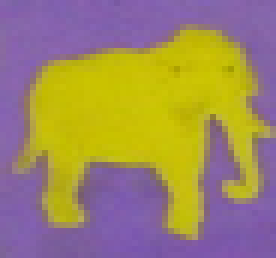
//> input picture GeneralizedHoughTransform/template_elephant.png, 46 x 43 px (shown 6 times larger)
$ ./main   (built with g++ and OpenCV 4)
//> lines starting //> are read from the running program, lines starting //| are printed output that depends on the picture; after the words box and inside, x2 and y2 are one past the last pixel; in counts of white or black regions, pixels touching at a corner belong together; pictures that were not available may be replaced by others from this repository, and a replacement may not be noted
### GeneralizedHoughTransform/util.hpp
#pragma once
#include <cmath>
#include <opencv2\core\core.hpp>

const double PI = 4.0*std::atan(1.0);

cv::Mat gradientY(const cv::Mat &src);
cv::Mat gradientX(const cv::Mat &src);
cv::Mat gradientDirection(const cv::Mat& src);
void invertIntensities(const cv::Mat& src, cv::Mat& dst);
float gradientDirection(const cv::Mat& src, int x, int y);
float fastsqrt(float val);
int rad2SliceIndex(double angle, int nSlices);

### GeneralizedHoughTransform/GeneralizedHoughTransform.hpp
#pragma once
#include <vector>
#include <opencv2/core/core.hpp>

struct GHTPoint
{
	double phi;
	double s;
	cv::Point y;
	double hits;
};

class GeneralHoughTransform
{

protected:
	std::vector< std::vector<cv::Vec2f> > m_RTable;
	cv::Vec2f m_origin;
	cv::Mat m_templateImage;
	cv::Mat m_grayTemplateImage;
	cv::Mat m_template;
	int m_nScales;
	int m_nRotations;
	int m_nSlices;
	int m_cannyThreshold1;
	int m_cannyThreshold2;
	double m_minPositivesDistance;
	double m_deltaRotationAngle;
	double m_minRotationAngle;
	double m_maxRotationAngle;
	double m_deltaScaleRatio;
	double m_minScaleRatio;
	double m_maxScaleRatio;

private:
	void createRTable();
	void findOrigin();
	std::vector< std::vector<cv::Vec2f> > scaleRTable(const std::vector< std::vector<cv::Vec2f> >& RTable, double ratio);
	std::vector< std::vector<cv::Vec2f> > rotateRTable(const std::vector< std::vector<cv::Vec2f> >& RTable, double angle);
	void showRTable(std::vector< std::vector<cv::Vec2f> > RTable);

public:
	GeneralHoughTransform(const cv::Mat& templateImage);
	void accumulate(const cv::Mat& image);
	void drawTemplate(cv::Mat& image, GHTPoint params);
	std::vector<GHTPoint> findTemplates(std::vector< std::vector< cv::Mat > >& accum, int threshold);
	void setTemplate(const cv::Mat& templateImage);

};

### GeneralizedHoughTransform/util.cpp
#include <opencv2/imgproc/imgproc.hpp>
#include <opencv2/highgui/highgui.hpp>
#include <cmath>
#include <iostream>

#include "util.hpp"

using namespace cv;
using namespace std;

int rad2SliceIndex(double angle, int nSlices)
{
	double a = (angle > 0) ? (fmodf(angle, 2 * PI)) : (fmodf(angle + 2 * PI, 2 * PI));
	return floor(a / (2 * PI / nSlices + 0.00000001));
}

// [42 lines left out: functions gradientY, gradientX, gradientDirection, not called in this run]

Mat gradientDirection(const Mat& src)
{
	Mat dst(src.size(), CV_64F);
	//	Mat gradX = gradientX(src);
	//	Mat gradY = gradientY(src);
	Mat gradX(src.size(), CV_64F);
	Sobel(src, gradX, CV_64F, 1, 0, 5);
	Mat gradY(src.size(), CV_64F);
	Sobel(src, gradY, CV_64F, 0, 1, 5);
	double t;
	for (int y = 0; y < gradX.rows; y++)
	{
		for (int x = 0; x<gradX.cols; x++)
		{
			t = atan2(gradY.at<double>(y, x), gradX.at<double>(y, x));
			dst.at<double>(y, x) = (t == 180) ? 0 : t;
		}
	}
	return dst;
}

// [19 lines left out: functions invertIntensities, fastsqrt, not called in this run]

### GeneralizedHoughTransform/GeneralizedHoughTransform.cpp
#include <opencv2/imgproc/imgproc.hpp>
#include <opencv2/highgui/highgui.hpp>
#include <iostream> // For debugging

#include "GeneralizedHoughTransform.hpp"
#include "util.hpp"

using namespace cv;
using namespace std;

GeneralHoughTransform::GeneralHoughTransform(const Mat& templateImage)
{
	/* Parameters to set */
	m_cannyThreshold1 = 60;
	m_cannyThreshold2 = 100;
	m_deltaScaleRatio = 0.01;
	m_minScaleRatio = 1.5;
	m_maxScaleRatio = 1.5;
	m_deltaRotationAngle = PI / 48;
	m_minRotationAngle = .5;
	m_maxRotationAngle = .5;

	/* Computed attributes */
	m_nRotations = (m_maxRotationAngle - m_minRotationAngle) / m_deltaRotationAngle + 1;
	m_nSlices = (2.0*PI) / m_deltaRotationAngle;
	m_nScales = (m_maxScaleRatio - m_minScaleRatio) / m_deltaScaleRatio + 1;

	setTemplate(templateImage);
}

void GeneralHoughTransform::setTemplate(const Mat& templateImage)
{
	templateImage.copyTo(m_templateImage);
	findOrigin();
	cvtColor(m_templateImage, m_grayTemplateImage, CV_BGR2GRAY);
	m_grayTemplateImage.convertTo(m_grayTemplateImage, CV_8UC1);
	m_template = Mat(m_grayTemplateImage.size(), CV_8UC1);
	blur(m_grayTemplateImage, m_template, Size(3, 3));
	Canny(m_template, m_template, m_cannyThreshold1, m_cannyThreshold2);
	createRTable();
}

void GeneralHoughTransform::findOrigin()
{
	m_origin = Vec2f(m_templateImage.cols / 2, m_templateImage.rows / 2); // By default, the origin is at the center
}

void GeneralHoughTransform::createRTable()
{
	int iSlice;
	double phi;

	Mat direction = gradientDirection(m_template);
	imshow("debug - template", m_template);
	imshow("debug - positive directions", direction);

	m_RTable.clear();
	m_RTable.resize(m_nSlices);
	for (auto y = 0; y<m_template.rows; ++y)
	{
		uchar *templateRow = m_template.ptr<uchar>(y);
		double *directionRow = direction.ptr<double>(y);
		for (auto x = 0; x<m_template.cols; ++x)
		{
			if (templateRow[x] == 255)
			{
				phi = directionRow[x]; // gradient direction in radians in [-PI;PI]
				iSlice = rad2SliceIndex(phi, m_nSlices);
				m_RTable[iSlice].push_back(Vec2f(m_origin[0] - x, m_origin[1] - y));
			}
		}
	}
}

vector<vector<Vec2f>> GeneralHoughTransform::scaleRTable(const vector< vector<Vec2f> >& RTable, double ratio)
{
	vector<vector<Vec2f>> RTableScaled(RTable.size());
	for (auto iSlice = 0u; iSlice<RTable.size(); ++iSlice)
	{
		for (auto r : RTable[iSlice])
		{
			RTableScaled[iSlice].push_back(Vec2f(ratio*r[0], r[1]));
		}
	}
	return RTableScaled;
}

vector<vector<Vec2f>> GeneralHoughTransform::rotateRTable(const vector<vector<Vec2f>>& RTable, double angle)
{
	vector< vector<Vec2f> > RTableRotated(RTable.size());
	double c = cos(angle);
	double s = sin(angle);
	int iSliceRotated;
	for (auto iSlice = 0u; iSlice<RTable.size(); ++iSlice)
	{
		iSliceRotated = rad2SliceIndex(iSlice*m_deltaRotationAngle + angle, m_nSlices);
		for (auto r : RTable[iSlice])
		{
			RTableRotated[iSliceRotated].push_back(Vec2f(c*r[0] - s*r[1], s*r[0] + c*r[1]));
		}
	}
	return RTableRotated;
}

// [15 lines left out: function showRTable, not called in this run]

void GeneralHoughTransform::accumulate(const Mat& image)
{
	// Canny edge for image
	Mat grayImage(image.size(), CV_8UC1), edges(image.size(), CV_8UC1);
	cvtColor(image, edges, CV_BGR2GRAY);
	blur(edges, edges, Size(3, 3));
	Canny(edges, edges, m_cannyThreshold1, m_cannyThreshold2);
	Mat direction = gradientDirection(edges);

	imshow("debug - src edges", edges);
	imshow("debug - src edges gradient direction", direction);

	int X = image.cols;
	int Y = image.rows;
	int S = ceil((m_maxScaleRatio - m_minScaleRatio) / m_deltaScaleRatio) + 1; // Scale Slices Number
	int R = ceil((m_maxRotationAngle - m_minRotationAngle) / m_deltaRotationAngle) + 1; // Rotation Slices Number

	Mat out(image.size(), image.type());
	image.copyTo(out);

	vector<vector<Mat>> accum(R, vector<Mat>(S, Mat::zeros(Size(X, Y), CV_64F)));
	vector<vector<Vec2f>> RTableRotated(m_RTable.size()), RTableScaled(m_RTable.size());
	Mat showAccum(Size(X, Y), CV_8UC1);
	vector<GHTPoint> points;

	for (double angle = m_minRotationAngle; angle <= m_maxRotationAngle + 0.0001; angle += m_deltaRotationAngle)
	{
		double max = 0;
		GHTPoint point;
		auto iRotationSlice = round((angle - m_minRotationAngle) / m_deltaRotationAngle);
		cout << "Rotation Angle\t: " << angle / PI * 180 << "°" << endl;
		RTableRotated = rotateRTable(m_RTable, angle);
		for (double ratio = m_minScaleRatio; ratio <= m_maxScaleRatio + 0.0001; ratio += m_deltaScaleRatio)
		{
			auto iScaleSlice = round((ratio - m_minScaleRatio) / m_deltaScaleRatio);
			cout << "|- Scale Ratio\t: " << ratio * 100 << "%" << endl;
			RTableScaled = scaleRTable(RTableRotated, ratio);
			accum[iRotationSlice][iScaleSlice] = Mat::zeros(Size(X, Y), CV_64F);
			for (auto y = 0; y<image.rows; ++y)
			{
				for (auto x = 0; x<image.cols; ++x)
				{
					auto phi = direction.at<double>(y, x);
					if (phi != 0.0)
					{
						auto iSlice = rad2SliceIndex(phi, m_nSlices);

						// For each r related to this angle-slice
						for (auto r : RTableScaled[iSlice])
						{
							// We compute x+r, the supposed template origin position
							auto ix = x + round(r[0]);
							auto iy = y + round(r[1]);

							// If it's between the image boundaries
							if (ix >= 0 && ix < image.cols && iy >= 0 && iy < image.rows)
							{
								// Icrement the accum
								if (++accum[iRotationSlice][iScaleSlice].at<double>(iy, ix) >= max)
								{
									// If far away enough from detected points
									bool ok = true;
									//cout << "[" << ix << ", " << iy << "]" << ", hits: " << point.hits;
									for (auto oldPoint : points)
									{
										auto oldX = oldPoint.y.x;
										auto oldY = oldPoint.y.y;
										auto distance = sqrt(pow(oldX - ix, 2) + pow(oldY - iy, 2));
										if (distance < m_templateImage.cols/4)
										{
											ok = false;
											//cout << " NOT far enough away from " << oldPoint.y << " REJECT" << endl;
											break;
										}
									}
									if (ok)
									{
										//cout << " far enough away OK" <<endl;
										max = accum[iRotationSlice][iScaleSlice].at<double>(iy, ix);
										point.phi = angle;
										point.s = ratio;
										point.y.y = iy;
										point.y.x = ix;
										point.hits = accum[iRotationSlice][iScaleSlice].at<double>(iy, ix);
									}
								}
							}
						}
					}
				}
			}
			/* Pushing back the best point for each transformation (uncomment line 159 : "max = 0") */
			points.push_back(point);
			// Draw on out image
			drawTemplate(out, point);
			imshow("debug - output", out);
			/* Transformation accumulation visualisation */
			normalize(accum[iRotationSlice][iScaleSlice], showAccum, 0, 255, NORM_MINMAX, CV_8UC1); // To see each transformation accumulation (uncomment line 159 : "max = 0")
																									// normalize(totalAccum, showAccum, 0, 255, NORM_MINMAX, CV_8UC1); // To see the cumulated accumulation (comment line 159 : "max = 0")
			imshow("debug - accum", showAccum);
			waitKey(0);
		}
	}
}

// [8 lines left out: function findTemplates, not called in this run]

void GeneralHoughTransform::drawTemplate(Mat& image, GHTPoint params)
{
	cout << params.y << " scale: " << params.s << ", rotation: " << params.phi / PI * 180 << "°, hits: " << params.hits << endl;
	double c = cos(params.phi);
	double s = sin(params.phi);
	int x(0), y(0), relx(0), rely(0);

	cv::Rect rect{ params.y.x - static_cast<int>((m_templateImage.rows/2)*m_maxScaleRatio), params.y.y - static_cast<int>((m_templateImage.cols/2)*m_maxScaleRatio), static_cast<int>(m_templateImage.rows*m_maxScaleRatio), static_cast<int>(m_templateImage.cols * m_maxScaleRatio) };
	cv::rectangle(image, rect, cv::Scalar{ 0, 0, 255, 255 }, 3);
}

### GeneralizedHoughTransform/main.cpp
#include <iostream>
#include <opencv2/imgproc/imgproc.hpp>
#include <opencv2/highgui/highgui.hpp>

#include "GeneralizedHoughTransform.hpp"

using namespace std;
using namespace cv;

int main()
{
	Mat tpl = imread("template_elephant.png");
//> tpl is the input picture: 43 rows x 46 cols, CV_8UC3; mean B, G, R 99, 135.4, 157.7
	imshow("template", tpl);
	Mat src = imread("animals2.jpg");
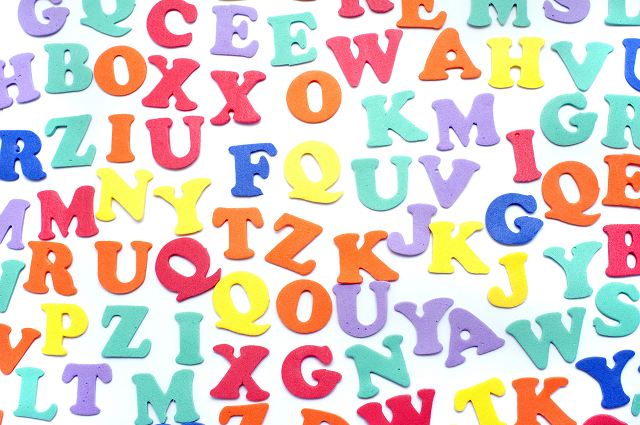
//> input picture GeneralizedHoughTransform/letters.png, 640 x 425 px, given in place of animals2.jpg, which was not available
//> src is the input picture: 425 rows x 640 cols, CV_8UC3; mean B, G, R 201.2, 207.5, 221.7
	imshow("source", src);

	GeneralHoughTransform ght(tpl);
//> in setTemplate, `Canny(m_template, m_template, m_cannyThreshold1, m_cannyThreshold2);`:
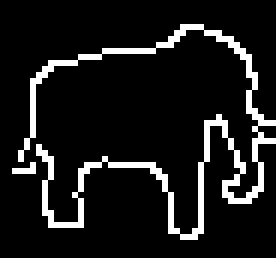
//> m_template: 43 rows x 46 cols, CV_8UC1 (shown 6 times larger); 10.3% white in thin lines or dots, all inside (x1, y1, x2, y2) = (2, 4, 46, 40)
//> the loop in gradientDirection, `for (int y = 0; y < gradX.rows; y++)` made 43 passes
//> t on passes 1 to 12: 0, 0, 0, 0, 0, 0, 0, 0, 0, 0, 0, 0
//> after the loop in gradientDirection, `for (int y = 0; y < gradX.rows; y++)`:
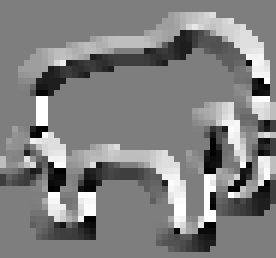
//> dst: 43 rows x 46 cols, CV_64FC1 (shown 6 times larger); min -3.11, max 3.14, mean 0.0521; drawn with min black and max white
//> after the loop in gradientDirection, `for (int y = 0; y < gradX.rows; y++)`: t = 0
//> the loop in createRTable, `for (auto y = 0; y<m_template.rows; ++y)` made 43 passes
//> (phi, iSlice) on passes 1 to 12: (0, 0), (0, 0), (0, 0), (0, 0), (2.11, 32), (1.78, 27), (2.02, 30), (2.28, 34), (2.43, 37), (2.87, 43), (-2.82, 52), (0.245, 3)
//> after the loop in createRTable, `for (auto y = 0; y<m_template.rows; ++y)`: phi = -1.89; iSlice = 67

	/*Size s(src.size().width / 4, src.size().height / 4);
	resize(src, src, s, 0, 0, CV_INTER_AREA);
*/
	//imshow("debug - image", src);

	ght.accumulate(src);
//> in accumulate, `Canny(edges, edges, m_cannyThreshold1, m_cannyThreshold2);`: edges: 425 rows x 640 cols, CV_8UC1; 8.4% white in thin lines or dots
//> in gradientDirection (call 2), `Sobel(src, gradY, CV_64F, 0, 1, 5);`:
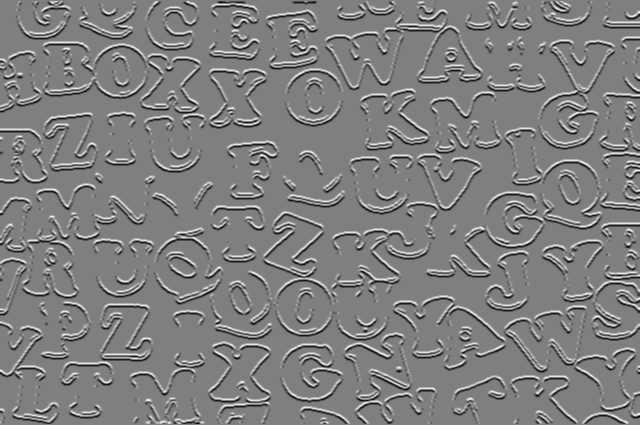
//> gradY: 425 rows x 640 cols, CV_64FC1; min -10200, max 10200, mean -1.5; drawn with min black and max white
//> the loop in gradientDirection (call 2), `for (int y = 0; y < gradX.rows; y++)` made 425 passes
//> after the loop in gradientDirection (call 2), `for (int y = 0; y < gradX.rows; y++)`:
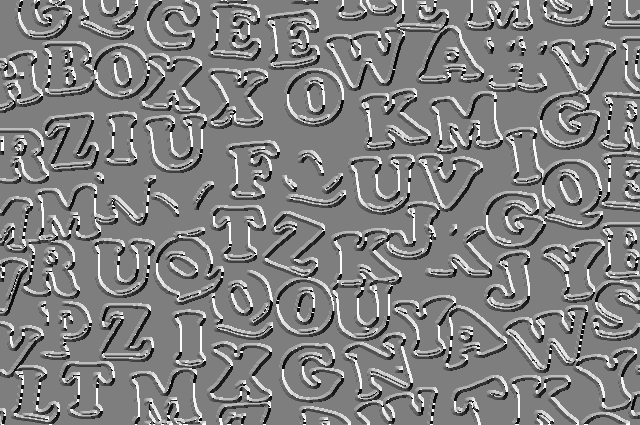
//> dst: 425 rows x 640 cols, CV_64FC1; min -3.11, max 3.14, mean 0.0473; drawn with min black and max white
//> after the loop in gradientDirection (call 2), `for (int y = 0; y < gradX.rows; y++)`: t = 0
//> the loop in accumulate, `for (double angle = m_minRotationAngle; angle <= m_maxRotationAngle + ..` made 1 pass
//> max on pass 1: 9
//> after the loop in accumulate, `for (double angle = m_minRotationAngle; angle <= m_maxRotationAngle + ..`:
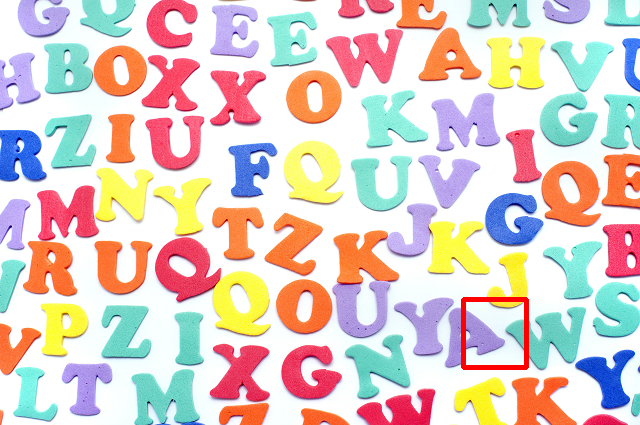
//> out: 425 rows x 640 cols, CV_8UC3; 0.48% of pixels changed, all inside (x1, y1, x2, y2) = (461, 297, 529, 370)
//> after the loop in accumulate, `for (double angle = m_minRotationAngle; angle <= m_maxRotationAngle + ..`:
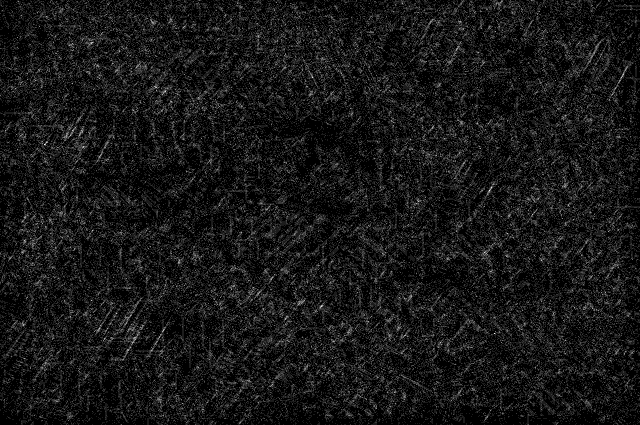
//> showAccum: 425 rows x 640 cols, CV_8UC1; min 0, max 255, mean 22.3
//> after the loop in accumulate, `for (double angle = m_minRotationAngle; angle <= m_maxRotationAngle + ..`: accum = 1 item
	waitKey(0);
	return 0;
}
